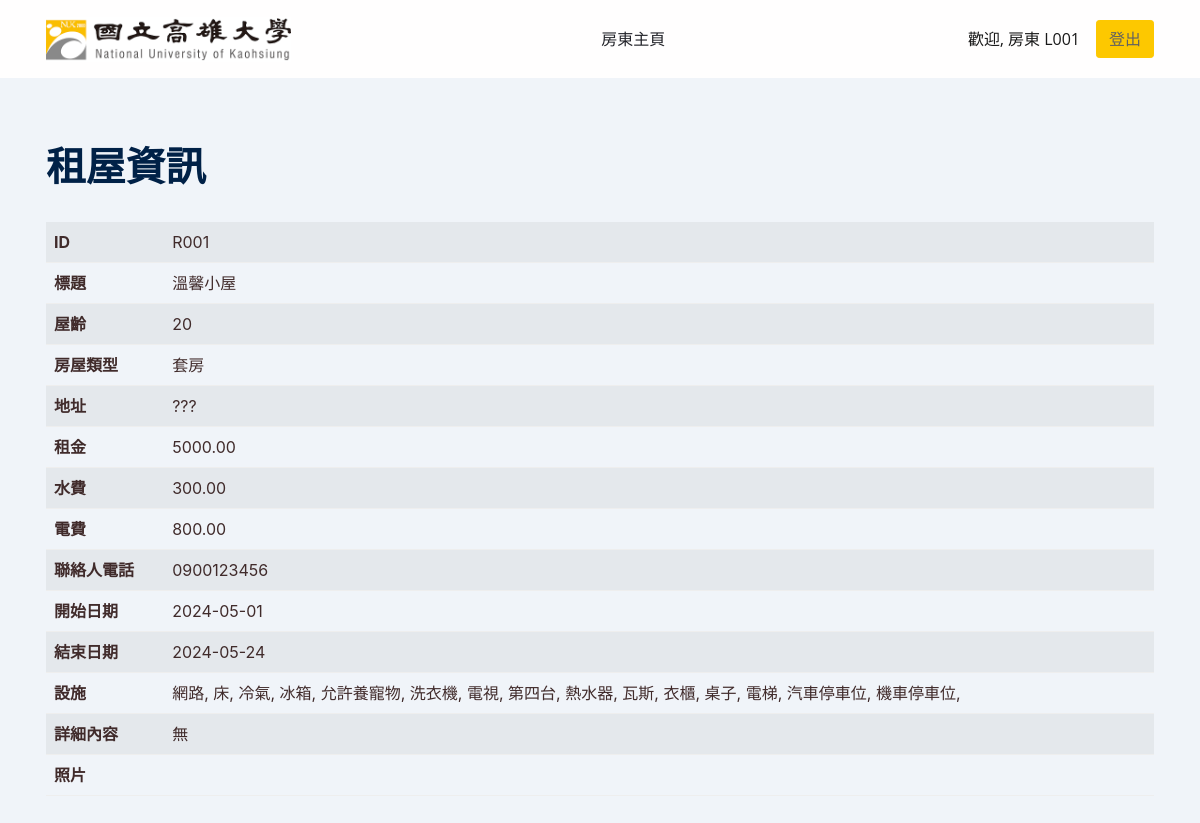
The app's page /sams/RS/rental_detail.php?info_id=R001 (signed in) with its own data.
### tables this page shows
CREATE TABLE `rentalinformation` (
  `InformationID` varchar(255) NOT NULL,
  `RentTitle` varchar(255) NOT NULL,
  `Username` varchar(255) NOT NULL,
  `Age` int(11) DEFAULT NULL,
  `Type` varchar(50) DEFAULT NULL,
  `Address` varchar(100) NOT NULL,
  `Rent` decimal(10,2) NOT NULL,
  `WaterFee` decimal(10,2) DEFAULT NULL,
  `ElectricityFee` decimal(10,2) DEFAULT NULL,
  `ContactPerson` varchar(50) NOT NULL,
  `Photo` varchar(200) DEFAULT NULL,
  `StartDate` date NOT NULL,
  `EndDate` date DEFAULT NULL,
  `Internet` tinyint(1) DEFAULT NULL,
  `Bed` tinyint(1) DEFAULT NULL,
  `AirConditioner` tinyint(1) DEFAULT NULL,
  `Refrigerator` tinyint(1) DEFAULT NULL,
  `PetAllowed` tinyint(1) DEFAULT NULL,
  `WashingMachine` tinyint(1) DEFAULT NULL,
  `TV` tinyint(1) DEFAULT NULL,
  `CableTV` tinyint(1) DEFAULT NULL,
  `WaterHeater` tinyint(1) DEFAULT NULL,
  `Gas` tinyint(1) DEFAULT NULL,
  `Wardrobe` tinyint(1) DEFAULT NULL,
  `Desk` tinyint(1) DEFAULT NULL,
  `Elevator` tinyint(1) DEFAULT NULL,
  `CarParkingSpace` tinyint(1) DEFAULT NULL,
  `MotorbikeParkingSpace` tinyint(1) DEFAULT NULL,
  `Detail` text DEFAULT NULL,
  `Review` varchar(255) NOT NULL
);

### sams/RS/rental_detail.php (the view, shortened to what this page needs)
<!DOCTYPE html>
<html lang="en-US" dir="ltr">
<head>
    <link href="static/css/theme.min.css" rel="stylesheet">
</head>
<body>
    <main class="main" id="top">
        <nav class="navbar navbar-expand-lg navbar-light sticky-top py-3 d-block" data-navbar-on-scroll="data-navbar-on-scroll">
            <div class="container">
              <a class="navbar-brand" href="landlordPage.php"><img src="static/picture/nuk.png" height="45" alt="logo"></a>
                <div class="collapse navbar-collapse border-top border-lg-0 mt-4 mt-lg-0" id="navbarSupportedContent">
                    <ul class="navbar-nav ms-auto pt-2 pt-lg-0 font-base">
                    <li class="nav-item px-2"><a class="nav-link active" aria-current="page" href="landlordPage.php">房東主頁</a></li>
                    </ul>
                    <ul class="navbar-nav ms-auto">
                        <li class="nav-item">
                            <a class="nav-link" href="#">歡迎, <?php echo htmlspecialchars($_SESSION['permissionLevel']); ?> <?php echo htmlspecialchars($_SESSION['username']); ?></a>
                        </li>
                    </ul>
                    <div id="userStatus" class="ms-lg-2">
                        <a class="btn btn-primary" href="logout.php" role="button">登出</a>
                    </div>
                </div>
            </div>
    </nav>
    <section class="pt-6 bg-600" id="home">
            <div class="container">
                <h1 style="display: block" class="fw-bold font-sans-serif">租屋資訊</h1>
                <br>
                <table class="table caption-top table-striped">
                    <tbody>
                        <?php
                        require 'db_connect.php';
                        $info_id = $_GET['info_id'];
                            $stmt = $conn->prepare("SELECT * FROM rentalinformation WHERE InformationID = ?");
                            $stmt->bind_param("s", $info_id);
                            $stmt->execute();
                            $result = $stmt->get_result();
                            if ($result->num_rows > 0) {
                                while ($row = $result->fetch_assoc()) {
                                    echo "<tr><th>ID</th><td>" . $row["InformationID"] . "</td></tr>";
                                    echo "<tr><th>標題</th><td>" . $row["RentTitle"] . "</td></tr>";
                                    echo "<tr><th>屋齡</th><td>" . $row["Age"] . "</td></tr>";
                                    echo "<tr><th>房屋類型</th><td>" . $row["Type"] . "</td></tr>";
                                    echo "<tr><th>地址</th><td>" . $row["Address"] . "</td></tr>";
                                    echo "<tr><th>租金</th><td>" . $row["Rent"] . "</td></tr>";
                                    echo "<tr><th>水費</th><td>" . $row["WaterFee"] . "</td></tr>";
                                    echo "<tr><th>電費</th><td>" . $row["ElectricityFee"] . "</td></tr>";
                                    echo "<tr><th>聯絡人電話</th><td>" . $row["ContactPerson"] . "</td></tr>";
                                    echo "<tr><th>開始日期</th><td>" . $row["StartDate"] . "</td></tr>";
                                    echo "<tr><th>結束日期</th><td>" . $row["EndDate"] . "</td></tr>";
                                    echo "<tr><th>設施</th><td>";
                                    echo $row["Internet"] ? "網路, " : "";
                                    echo $row["Bed"] ? "床, " : "";
                                    echo $row["AirConditioner"] ? "冷氣, " : "";
                                    echo $row["Refrigerator"] ? "冰箱, " : "";
                                    echo $row["PetAllowed"] ? "允許養寵物, " : "";
                                    echo $row["WashingMachine"] ? "洗衣機, " : "";
                                    echo $row["TV"] ? "電視, " : "";
                                    echo $row["CableTV"] ? "第四台, " : "";
                                    echo $row["WaterHeater"] ? "熱水器, " : "";
                                    echo $row["Gas"] ? "瓦斯, " : "";
                                    echo $row["Wardrobe"] ? "衣櫃, " : "";
                                    echo $row["Desk"] ? "桌子, " : "";
                                    echo $row["Elevator"] ? "電梯, " : "";
                                    echo $row["CarParkingSpace"] ? "汽車停車位, " : "";
                                    echo $row["MotorbikeParkingSpace"] ? "機車停車位, " : "";
                                    echo "<tr><th>詳細內容</th><td>" . $row["Detail"] . "</td></tr>";
                                    echo "</td></tr>";
                                }
                                echo "<tr><th>照片</th><td>";
                                echo "</td></tr>";
                            } else {
                                echo "<p>未找到 ID 為 $info_id 的租屋資訊。</p>";
                            }
                        ?>
                    </tbody>
                </table>
            </div>
        </section>
    </main>
    <link href="static/css/css2.css" rel="stylesheet">
</body>
</html>

### records on screen
rentalinformation: InformationID "R001", RentTitle "溫馨小屋", Age "20", Type "套房", Address "???", Rent "5000.00", WaterFee "300.00", ElectricityFee "800.00", ContactPerson "0900123456", StartDate "2024-05-01", EndDate "2024-05-24", Internet "網路,", Bed "床,", AirConditioner "冷氣,", Refrigerator "冰箱,", PetAllowed "允許養寵物,", WashingMachine "洗衣機,", TV "電視,", CableTV "第四台,", WaterHeater "熱水器,", Gas "瓦斯,", Wardrobe "衣櫃,", Desk "桌子,", Elevator "電梯,", CarParkingSpace "汽車停車位,", MotorbikeParkingSpace "機車停車位,", Detail "無"

### other values on screen
$_SESSION['permissionLevel'] "房東"
$_SESSION['username'] "L001"
